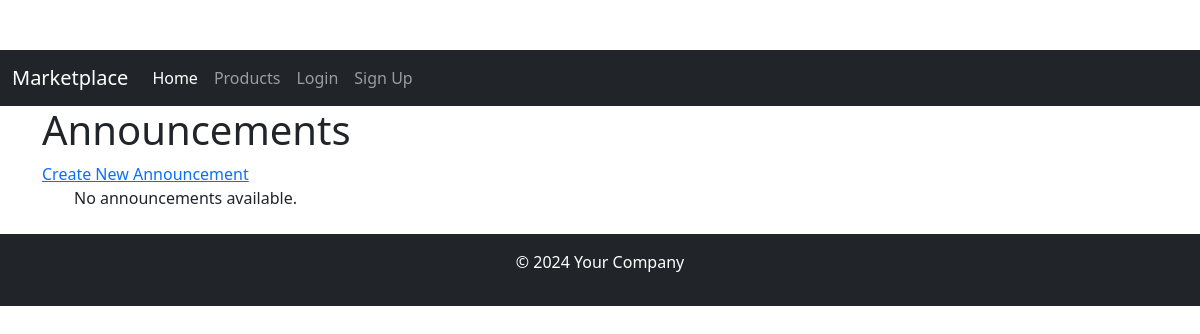
Page /announcements/ on the earlier database version.
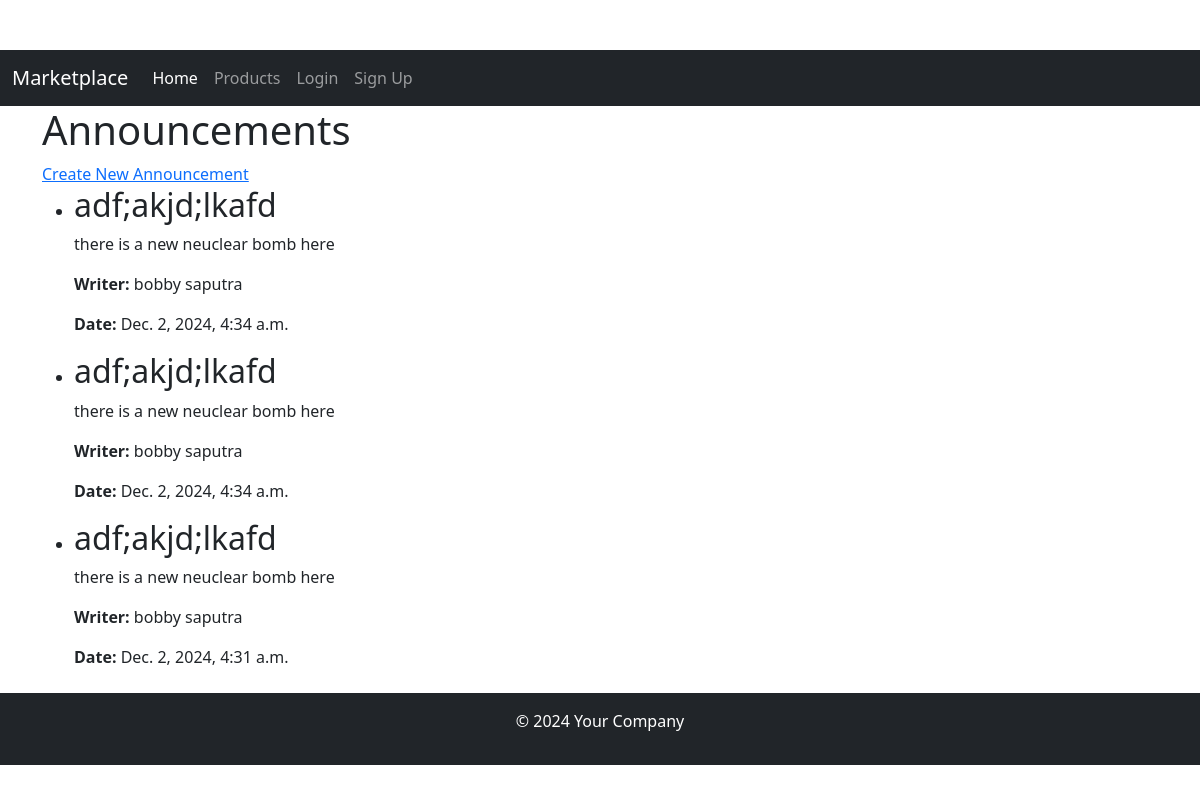
Same page on the later database version.
### announcements/models.py (models this page shows, shortened)
class Announcement(models.Model):
    announcementTitle = models.CharField(max_length=255)
    message = models.TextField()
    photo = models.ImageField(upload_to='announcements/', null=True, blank=True)  # Optional image
    writer = models.CharField(max_length=100)
    date = models.DateTimeField(auto_now_add=True)  # Automatically sets the date when the announcement is created

### announcements/views.py (the view)
# urls.py: path('', views.announcement_list, name='announcement_list'),  # List announcements
def announcement_list(request):
    announcements = Announcement.objects.all().order_by('-date')  # Ensure this returns results
    return render(request, 'announcements/announcement_list.html', {'announcements': announcements})

### templates/announcements/announcement_list.html (shortened to what this page needs)
{% extends "base_generic.html" %}
{% block content %}
    <h1>Announcements</h1>
    <a href="{% url 'announcements:create_announcement' %}">Create New Announcement</a>
    <ul>
        {% for announcement in announcements %}
            <li>
                <h2>{{ announcement.announcementTitle }}</h2>
                <p>{{ announcement.message }}</p>
                <p><strong>Writer:</strong> {{ announcement.writer }}</p>
                <p><strong>Date:</strong> {{ announcement.date }}</p>
            </li>
        {% empty %}
            <p>No announcements available.</p>
        {% endfor %}
    </ul>
{% endblock %}

Differences in the rows shown:
added Announcement: announcementTitle "adf;akjd;lkafd", message "there is a new neuclear bomb here", writer "bobby saputra", date "Dec. 2, 2024, 4:34 a.m."
added Announcement: announcementTitle "adf;akjd;lkafd", message "there is a new neuclear bomb here", writer "bobby saputra", date "Dec. 2, 2024, 4:34 a.m."
added Announcement: announcementTitle "adf;akjd;lkafd", message "there is a new neuclear bomb here", writer "bobby saputra", date "Dec. 2, 2024, 4:31 a.m."
Other differences:
text no longer shown: "No announcements available."
